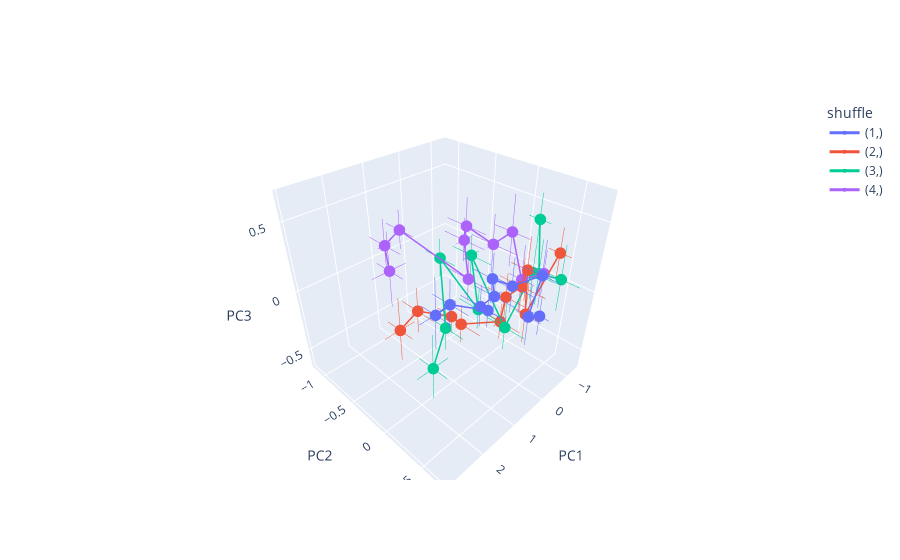

The code cell stored with this chart in its notebook:
### Code cell
a = merged_df.groupby(["shuffle", 'bin_frac'])[['pc1', 'pc2', 'pc3', 'pc4']].mean()
cluster_stats =  merged_df.groupby(["shuffle", 'bin_frac'])[['pc1', 'pc2', 'pc3', 'pc4']].sem()
cluster_stats.columns = ["pc1_err", "pc2_err",  'pc3_err', "pc4_err"]
cluster_stats = cluster_stats.reset_index()

fig = go.Figure()

for cluster, df  in a.groupby(["shuffle"]):
    
    fig.add_trace(go.Scatter3d(
        x=df["pc1"],
        y=df["pc2"],
        z=df["pc3"],
        mode='lines+markers',
        name=str(cluster),
        error_x=dict(
            type="data",
            array=cluster_stats["pc1_err"],   # symmetric errors
            visible=True
        ),
        error_y=dict(
            type="data",
            array=cluster_stats["pc2_err"],
            visible=True
        ),
        error_z=dict(
            type="data",
            array=cluster_stats["pc3_err"],
            visible=True
        ),
        marker=dict(size=4),
        line=dict(width=3)
    ))

fig.update_layout(
    scene=dict(
        xaxis_title="PC1",
        yaxis_title="PC2",
        zaxis_title="PC3",
    ),
    legend_title_text="shuffle"
)

fig.show()
